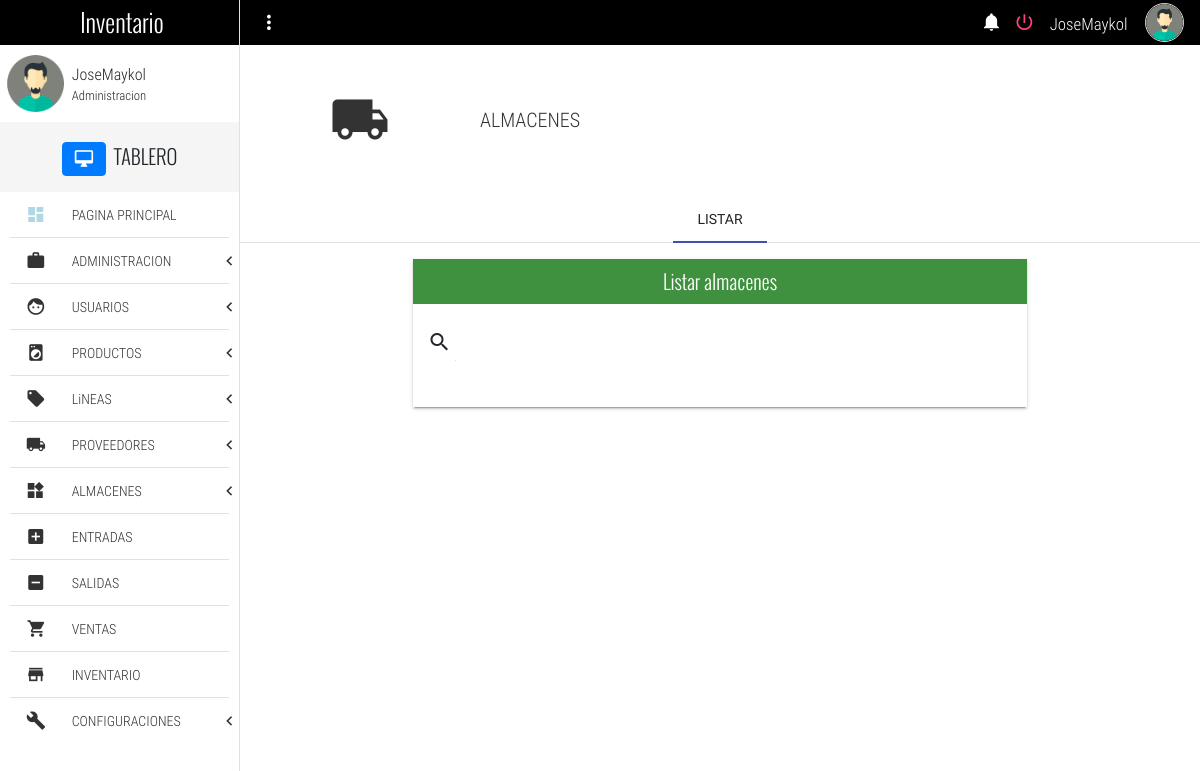
Before: /listStore (signed in) with the older database file.
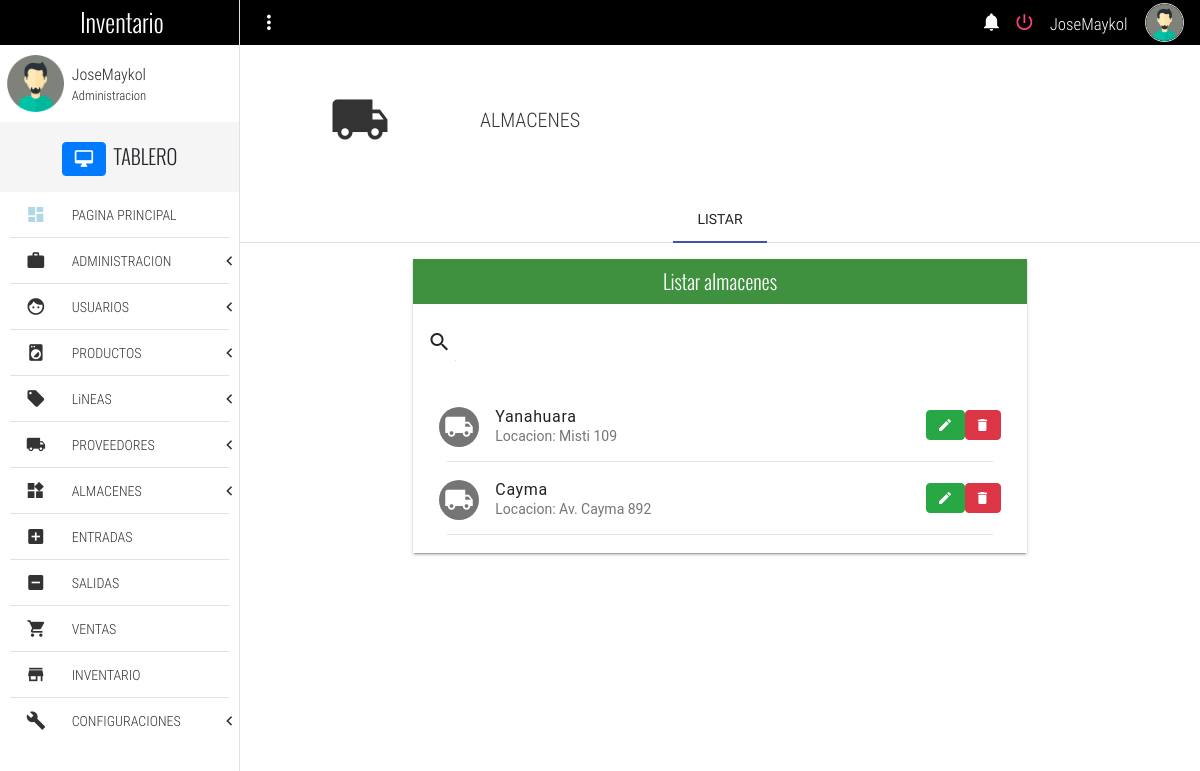
After: the same page with the newer database file.
### Inventario/models.py (models this page shows, shortened)
class Store(models.Model):
    store_name = models.CharField(null= True, max_length= 50, verbose_name= "Nombre de almacen")
    location = models.CharField(null= True, max_length= 100, verbose_name= "Ubicacion")
    class Meta:
        verbose_name = "Almacen"
        verbose_name_plural = "Almacenes"

### Inventario/views.py (the view)
# urls.py: path('listStore', views.listStore, name ='listStore'),
def listStore(request):
    context = {
        'almacenes' : Store.objects.all(),
        }
    return render(request, "listStore.html", context)

### Templates/listStore.html (shortened to what this page needs)
{% extends 'base.html' %}
{% block content %}
	<section class="full-width pageContent">
		<section class="full-width header-well">
			<div class="full-width header-well-icon">
				<i class="zmdi zmdi-truck"></i>
			</div>
			<div class="full-width header-well-text">
				<p class="text-condensedLight">
					ALMACENES
				</p>
			</div>
		</section>
		<div class="mdl-tabs mdl-js-tabs mdl-js-ripple-effect">
			<div class="mdl-tabs__tab-bar">
				<a href="#tabListProvider" class="mdl-tabs__tab is-active">LISTAR</a>
			</div>
			<div class="mdl-tabs__panel is-active" id="tabListProvider">
				<div class="mdl-grid">
					<div class="mdl-cell mdl-cell--4-col-phone mdl-cell--8-col-tablet mdl-cell--8-col-desktop mdl-cell--2-offset-desktop">
						<div class="full-width panel mdl-shadow--2dp">
							<div class="full-width panel-tittle bg-success text-center tittles">
								Listar almacenes
							</div>
							<div class="full-width panel-content">
								<form action="#">
									<div class="mdl-textfield mdl-js-textfield mdl-textfield--expandable">
										<label class="mdl-button mdl-js-button mdl-button--icon" for="searchProvider">
											<i class="zmdi zmdi-search"></i>
										</label>
									</div>
								</form>
								<div class="mdl-list">
									{% for almacen in almacenes %}
									<div class="mdl-list__item mdl-list__item--two-line">
										<span class="mdl-list__item-primary-content">
											<i class="zmdi zmdi-truck mdl-list__item-avatar"></i>
											<span>{{almacen.store_name}}</span>
											<span class="mdl-list__item-sub-title">Locacion: {{almacen.location}}</span>
										</span>
										<a href="/editStore/{{almacen.id}}" class="btn btn-success zmdi zmdi-edit" role="button"></a>
										<a href="/deleteStore/{{almacen.id}}" class="btn btn-danger zmdi zmdi-delete" role="button" onClick="return confirm('¿Seguro que quieres borrar a {{ almacen.store_name }}?');"></a>
									</div>
									<li class="full-width divider-menu-h"></li>
									{% endfor %}
								</div>
							</div>
						</div>
					</div>
				</div>
			</div>
		</div>
	</section>
{% endblock %}

Changed rows visible on the page:
added Store: store_name "Yanahuara", location "Misti 109"
added Store: store_name "Cayma", location "Av. Cayma 892"
